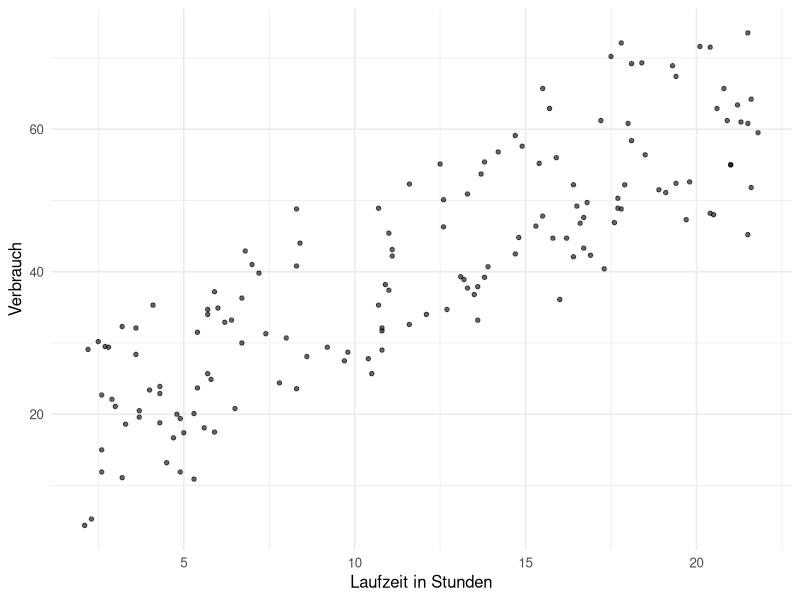
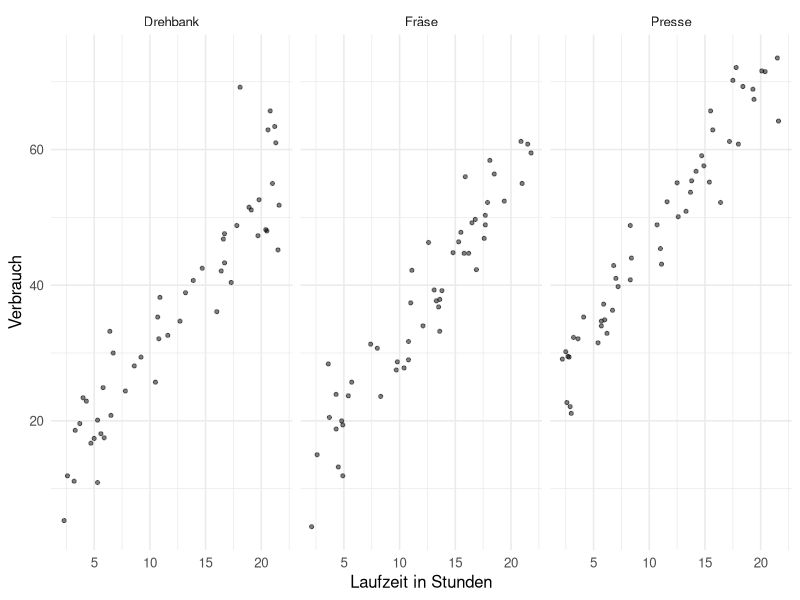
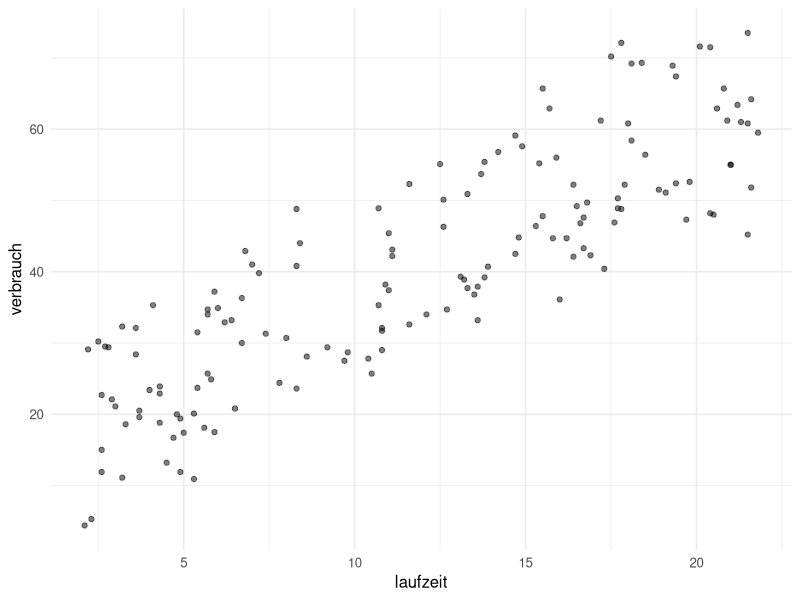
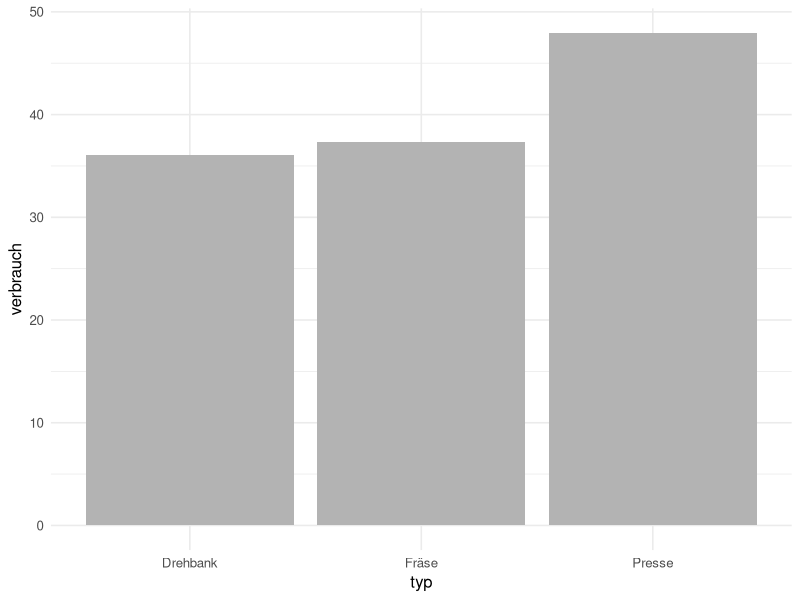
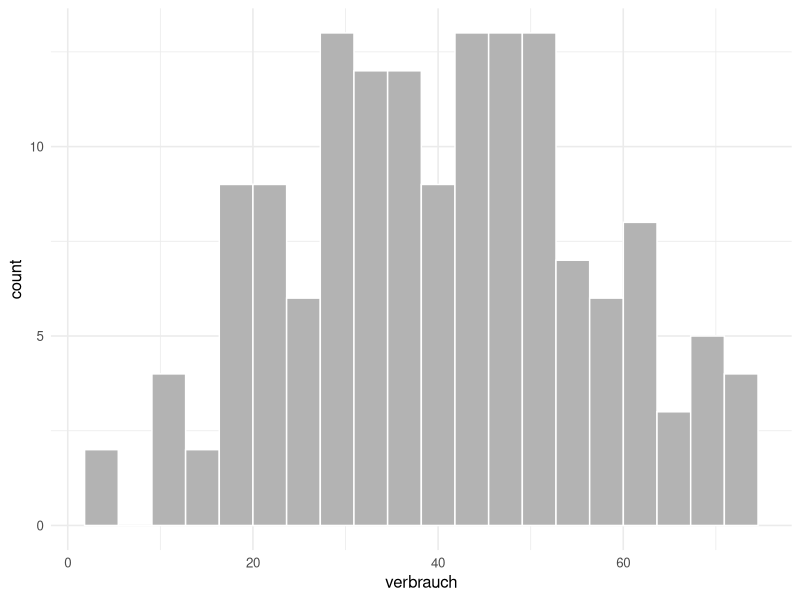
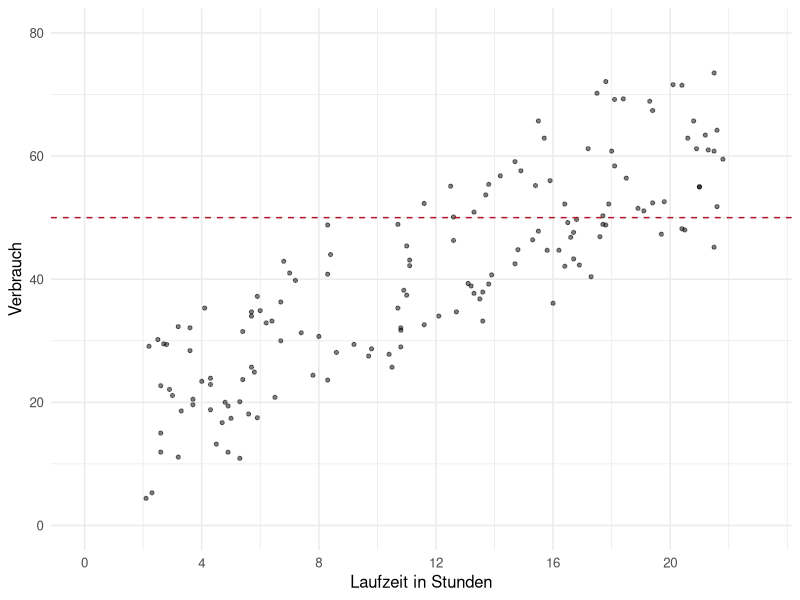
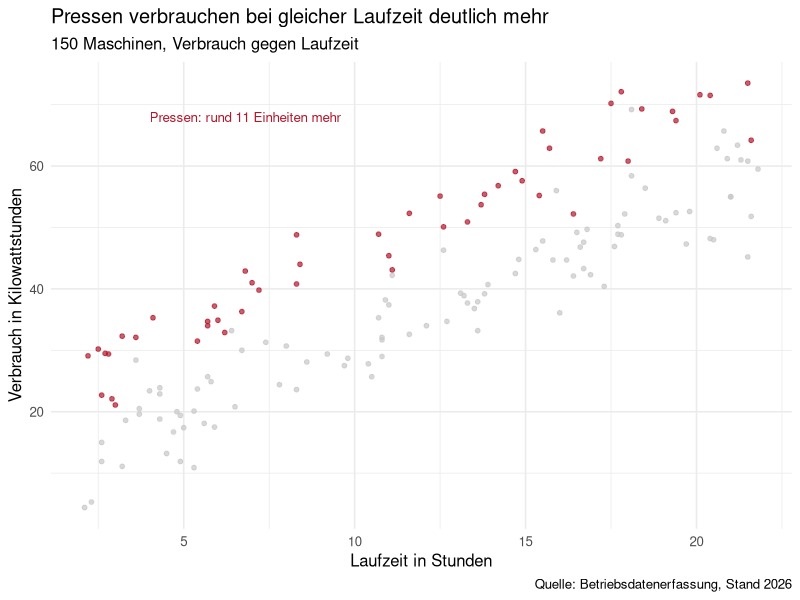

Write R code to recreate these figures, in order.
## ---- chunk 1
#| label: setup-r
#| include: false
library(ggplot2)

theme_set(theme_minimal(base_size = 12))

lehmer <- function(saat, anzahl) {
  s <- saat
  raus <- numeric(anzahl)
  for (k in seq_len(anzahl)) {
    s <- (16807 * s) %% 2147483647
    raus[k] <- s / 2147483647
  }
  raus
}

# Deterministisch, damit die R- und die Python-Fassung dieselben 150 Maschinen
# zeigen.
n <- 150
u <- matrix(lehmer(3737, 2 * n), ncol = 2, byrow = TRUE)
maschinen <- data.frame(
  laufzeit = round(2 + 20 * u[, 1], 1),
  typ = factor(rep(c("Fräse", "Presse", "Drehbank"), each = 50),
               levels = c("Drehbank", "Fräse", "Presse")))
maschinen$verbrauch <- round(
  8 + 2.4 * maschinen$laufzeit +
    ifelse(maschinen$typ == "Presse", 14, 0) + qnorm(u[, 2]) * 5, 1)
## ---- chunk 2
#| label: b1-mp-r
str(maschinen)
round(c(laufzeit_min = min(maschinen$laufzeit),
        laufzeit_max = max(maschinen$laufzeit),
        verbrauch_min = min(maschinen$verbrauch),
        verbrauch_max = max(maschinen$verbrauch),
        korrelation = cor(maschinen$laufzeit, maschinen$verbrauch)), 4)
## ---- chunk 3
#| label: fig-b1-mp-r
#| fig-cap: "Beispiel 1: In ggplot2 stellt sich die Frage nicht, es gibt nur einen Weg."
#| fig-height: 2.8
ggplot(maschinen, aes(laufzeit, verbrauch)) +
  geom_point(alpha = 0.6, size = 1.2) +
  labs(x = "Laufzeit in Stunden", y = "Verbrauch")
## ---- chunk 4
#| label: fig-b2-mp-r
#| fig-cap: "Beispiel 2: In ggplot2 übernimmt facet_wrap die Aufteilung."
#| fig-height: 3
ggplot(maschinen, aes(laufzeit, verbrauch)) +
  geom_point(alpha = 0.5, size = 1.1) +
  facet_wrap(~ typ) +
  labs(x = "Laufzeit in Stunden", y = "Verbrauch")
## ---- chunk 5
#| label: b2-mp-r
round(with(maschinen, tapply(verbrauch, typ, mean)), 2)
table(maschinen$typ)
## ---- chunk 6
#| label: fig-b3-mp-r
#| fig-cap: "Beispiel 3: Streuung, Balken und Histogramm in ggplot2."
#| fig-height: 2.4
mittel <- aggregate(verbrauch ~ typ, data = maschinen, FUN = mean)
mittel$verbrauch <- round(mittel$verbrauch, 2)
mittel

print(ggplot(maschinen, aes(laufzeit, verbrauch)) + geom_point(alpha = 0.5))
print(ggplot(mittel, aes(typ, verbrauch)) + geom_col(fill = "grey70"))
print(ggplot(maschinen, aes(verbrauch)) +
        geom_histogram(bins = 20, fill = "grey70", colour = "white"))
## ---- chunk 7
#| label: fig-b4-mp-r
#| fig-cap: "Beispiel 4: dieselben Eingriffe in ggplot2."
#| fig-height: 2.8
grenze <- 50
round(c(anteil_ueber_grenze = mean(maschinen$verbrauch > grenze) * 100,
        anzahl = sum(maschinen$verbrauch > grenze)), 1)

ggplot(maschinen, aes(laufzeit, verbrauch)) +
  geom_point(alpha = 0.5, size = 1.1) +
  geom_hline(yintercept = grenze, linetype = "dashed", colour = "#b2182b") +
  scale_x_continuous(breaks = seq(0, 22, 4)) +
  coord_cartesian(xlim = c(0, 23), ylim = c(0, 80)) +
  labs(x = "Laufzeit in Stunden", y = "Verbrauch")
## ---- chunk 8
#| label: fig-b5-mp-r
#| fig-cap: "Beispiel 5: die fertige Fassung in ggplot2."
#| fig-height: 3.2
presse <- maschinen[maschinen$typ == "Presse", ]
andere <- maschinen[maschinen$typ != "Presse", ]
round(c(mittel_presse = mean(presse$verbrauch),
        mittel_andere = mean(andere$verbrauch),
        differenz = mean(presse$verbrauch) - mean(andere$verbrauch)), 2)

ggplot(maschinen, aes(laufzeit, verbrauch)) +
  geom_point(aes(colour = typ == "Presse"), alpha = 0.7, size = 1.3) +
  scale_colour_manual(values = c(`FALSE` = "#c7c7c7", `TRUE` = "#b2182b"),
                      guide = "none") +
  annotate("text", x = 4, y = 68, colour = "#b2182b", hjust = 0, size = 3.4,
           label = "Pressen: rund 11 Einheiten mehr") +
  labs(title = "Pressen verbrauchen bei gleicher Laufzeit deutlich mehr",
       subtitle = "150 Maschinen, Verbrauch gegen Laufzeit",
       x = "Laufzeit in Stunden", y = "Verbrauch in Kilowattstunden",
       caption = "Quelle: Betriebsdatenerfassung, Stand 2026")
